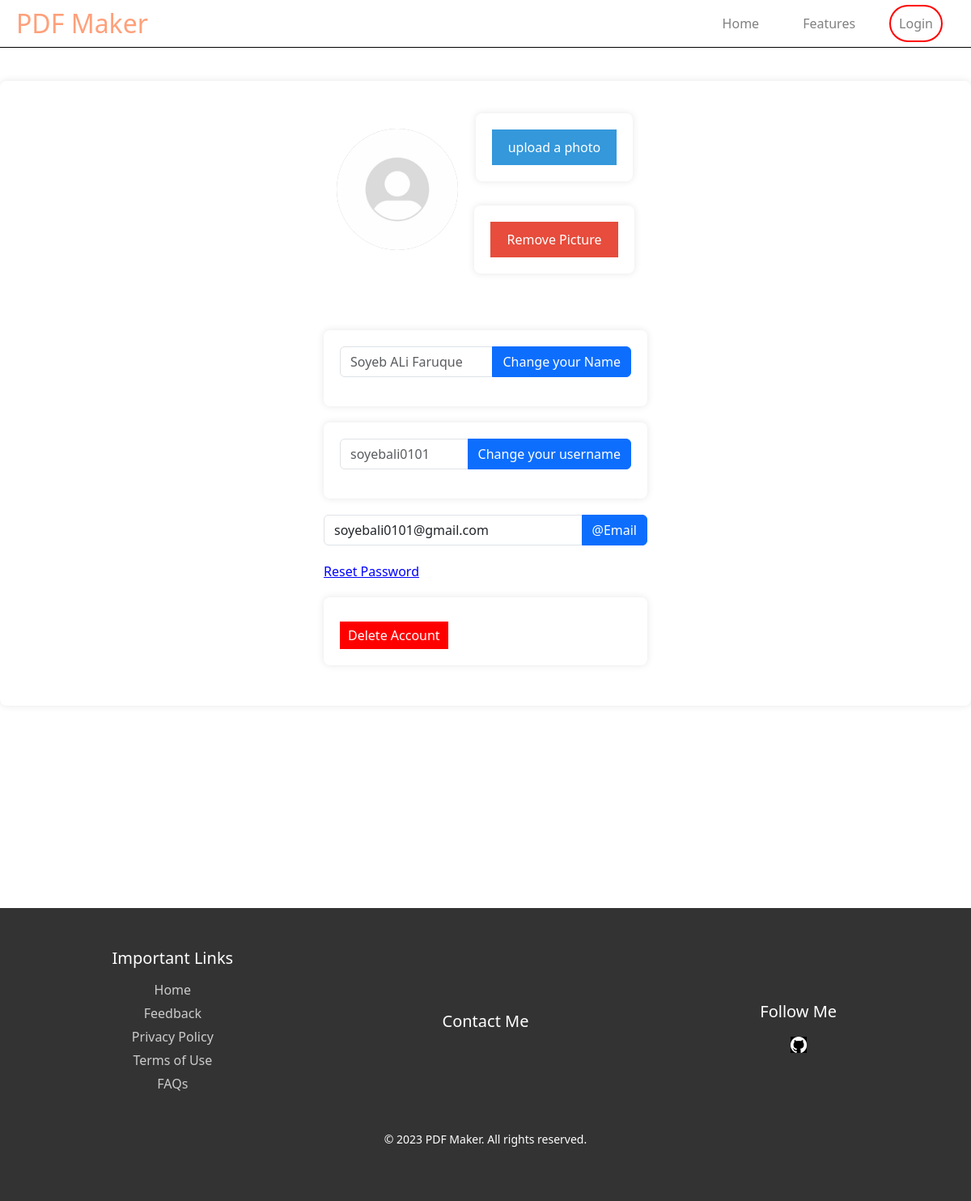
/user-profile/, run on the app's committed database.
### userData/models.py (models this page shows)
class userdata(models.Model):
    name=models.CharField(max_length=100,null=True)
    userName=models.CharField(max_length=121,null=True,default="Defaultusername")
    email=models.EmailField()
    password=models.CharField(max_length=290)
    profile_picture=models.FileField(upload_to="user_profile/", null=True, default=None)

### soyeb_s5/models.py (models this page shows)
class Follow_Me(models.Model):
    image = models.ImageField(upload_to='admin_content/', null=True, default=None)
    name = models.CharField(max_length=255)
    link = models.URLField()

### pdf_Maker/views.py (the view)
# urls.py: path('user-profile/',views.profile,name='Profile'),
def profile(request):
    error=request.GET.get('errorOccurr',None)
    return render(request,'profile.html',{'error':error})

### soyeb_s5/admin_contents.py (called while the page is built)
def follow_me(request):
    followMe = Follow_Me.objects.all()
    return {'followMe': followMe}

def contact_me(request):
    contactMe = ContactInformation.objects.all()
    return {'contactMe':contactMe}

### userData/userInfo.py (called while the page is built)
def userInformation(request):
    user_id = request.session.get('user_id',None)
    print(user_id)
    user_information = None
    try:
        if user_id is not None:
            user_information = userdata.objects.get(pk=user_id)
        else:
            user_information = userdata.objects.get(pk=1)
    except userdata.DoesNotExist:
        print('User not found')
    except Exception as e:
        print(f'An error occurred: {e}')
    data = {'user': user_information}
    return data

### templates/profile.html (shortened to what this page needs)
{% extends "base.html" %}
{% load static %}
{% block content %}
{% load static %}
<div class="profile-container">
    <div class="profile-section">
        <div class="profile-pic">
            {% if user.profile_picture %}
                <img src="{{ user.profile_picture.url }}">
            {% else %}
                <img src="{% static 'img/noprofile.jpg' %}" >
            {% endif %}
        </div>
        <div class="profile-buttons">
            <form method="post" action="{% url 'Update-picture' %}" enctype="multipart/form-data" id="profile-picture-form">
                <button type="button" onclick="chooseProfilePicture()">{% if user.profile_picture %} Change Picture{% else %}upload a photo {% endif %}</button>
            </form>
            <form method="post" action="{% url 'Remove-picture' %}">
                <button type="submit" class="remove-picture-button">Remove Picture</button>
            </form>
        </div>
    </div>
    <div class="user-details">
        <div class="field">
                <form method="post" action="{% url 'Update-name' %}" class="edit-form">
                    <div class="input-group mb-3">
                    <input type="text" class="form-control" name='name' placeholder="{{user.name}}">
                    <button class="btn btn-primary" type="submit">Change your Name</button>
                    </div>
                </form>
        </div>
        <div class="field">
                <form method="post" action="{% url 'Update-username' %}" class="edit-form">
                    <div class="input-group mb-3">
                    <input type="text" class="form-control" name='username' placeholder="{{user.userName}}">
                    <button class="btn btn-primary" type="submit">Change your username</button>
                    </div>
                </form>
        </div>
        <div class="field">
            <div class="input-group mb-3">
                <input type="text" class="form-control" value="{{ user.email }}" readonly>
                <button class="btn btn-primary" type="button">@Email</button>
            </div>
        </div>
        <a href="{% url 'Forget-password' %}" class="reset-password-link">Reset Password</a>
        <form method="post" action="{% url 'Delete-account' %}">
            <button type="submit" class="delete-account-button">Delete Account</button>
        </form>
    </div>
</div>
{% endblock %}

### templates/footer.html (shortened to what this page needs)
<footer class="footer">
    <div class="footer-container">
        <div class="important-links">
            <h3>Important Links</h3>
            <ul>
                <li><a href="{% url 'Home' %}">Home</a></li>
                <li><a href="{% url 'Feedback' %}">Feedback</a></li>
                <li><a href="#">Privacy Policy</a></li>
                <li><a href="#">Terms of Use</a></li>
                <li><a href="#">FAQs</a></li>
            </ul>
        </div>
        <div class="contact" style="display: block;">
            <h3>Contact Me</h3>
        </div>
        <div class="follow">
            <h3>Follow Me</h3>
            {% for follow in followMe %}
            <a href="{{follow.link}}">
                <img src="{{follow.image.url}}" alt="{{follow.name}}"/>
            </a>
            {% endfor %}
        </div>
    </div>
    <div class="copyright">
        <p>&copy; 2023 PDF Maker. All rights reserved.</p>
    </div>
</footer>

### static/css/headfoot.css (style rules this page uses)
body { margin: 0; font-family: Arial, sans-serif; }
.footer { background-color: #333; color: #fff; padding: 50px 0; margin-top: 250px; }
.footer-container { display: flex; justify-content: space-between; flex-wrap: wrap; max-width: 1200px; margin: 0 auto; padding: 0 20px; }
.contact, .follow, .important-links { flex: 1; min-width: 200px; margin: 0 20px; }
.contact h3, .follow h3, .important-links h3 { font-size: 20px; margin-bottom: 15px; }
.contact p, .follow a, .important-links a { font-size: 16px; color: #ccc; text-decoration: none; margin-bottom: 10px; }
.important-links ul { list-style: none; padding: 0; }
.important-links li { margin-bottom: 5px; }
.footer p { font-size: 14px; text-align: center; margin-top: 30px; }
.follow a img { width: 20px; height: 20px; }
.footer-container { display: flex; justify-content: space-between; align-items: center; }
.important-links, .contact, .follow { flex: 1; text-align: center; }

### static/css/makepdf.css (style rules this page uses)
form { max-width: 400px; margin: 20px auto; background-color: #fff; padding: 20px; border-radius: 8px; box-shadow: 0 0 10px rgba(0, 0, 0, 0.1); }

### static/css/profile.css (style rules this page uses)
.profile-container { display: flex; flex-direction: column; align-items: center; justify-content: center; background-color: #fff; box-shadow: 0 0 10px rgba(0, 0, 0, 0.1); border-radius: 8px; overflow: hidden; margin-top: 100px; padding: 20px; }
.profile-section { display: flex; align-items: center; margin-bottom: 20px; }
.profile-pic { width: 150px; height: 150px; background-color: #ccc; border-radius: 50%; overflow: hidden; margin-right: 20px; }
.profile-pic img { width: 100%; height: 100%; object-fit: cover; border-radius: 50%; }
.profile-buttons { display: flex; flex-direction: column; align-items: center; }
form { margin-bottom: 10px; }
button { padding: 5px 10px; margin-right: 10px; cursor: pointer; }
.user-details { flex-grow: 1; padding: 20px; }
.field { margin-bottom: 20px; }
.reset-password-link { color: blue; cursor: pointer; text-decoration: underline; margin-top: 10px; display: block; }
.delete-account-button { background-color: red; color: white; padding: 5px 10px; border: none; cursor: pointer; margin-top: 10px; }
#profile-picture-form button[type="button"] { background-color: #3498db; color: #fff; padding: 10px 20px; border: none; cursor: pointer; }
.remove-picture-button { background-color: #e74c3c; color: #fff; padding: 10px 20px; border: none; cursor: pointer; }

### data on the page
userdata: name "Soyeb ALi Faruque", username "soyebali0101", email "soyebali0101@gmail.com"
Follow_Me: image (picture)
